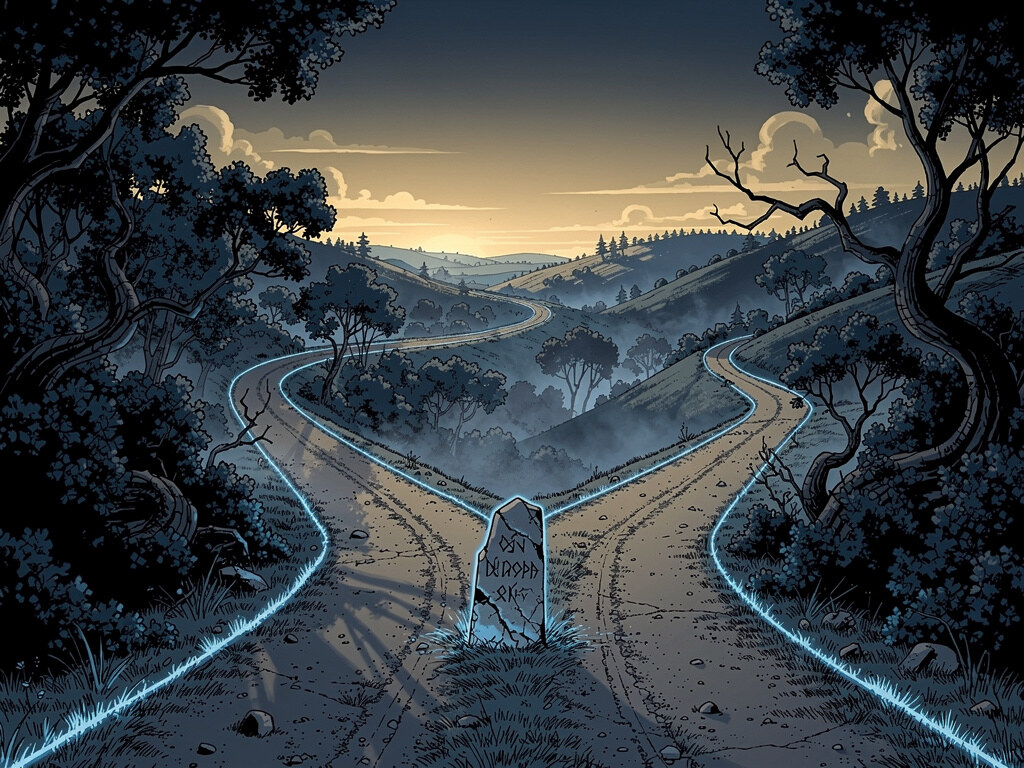
#> input picture assets/images/adventures/ranger_journey.jpg, 1024 x 768 px, given in place of ranger_journey.jpg.png, which was not available
$ python -i foret.py   (imports and definitions only)
#> lines starting #> are read from the running program, lines starting #| are printed output that depends on the picture
"""Étape 3 : masses de forêt et bordure, en sprites séparés posés sur les masques de l'étape 1.
Lancer depuis la racine du dépôt :
  python3 -I docs/designs/village-surroundings/stage-3/foret.py gen <boucle>     # sprites FLUX 3 Image, via le registre
  python3 -I docs/designs/village-surroundings/stage-3/foret.py pose <boucle>    # détourage, trait, placement, planches

Les sprites : 4 masses (feuillus, mélangée, bouleaux clairs, forêt dense) et 2 pièces de bordure (mur de
conifères, crête rocheuse boisée). Une masse est posée sur 3,5 cases de large (168 dp, 1344 px à S) : la toile
de 1344 px est donc à l'échelle S, trait visé 5 px (bible, hiérarchie du trait), porté par dilatation.
Placement par palier (1, 6, 12) dans la forêt du masque, qui recule avec l'île (exception de la bible). L'étoile
des 8 coupes de l'étape 1 est cassée : les masses débordent de 25 dp sur le pré, ce qui referme en partie les 4
trouées diagonales, sans jamais toucher à moins de 40 dp d'un chemin, de l'eau, d'un champ ou du village."""
import concurrent.futures, importlib.util, json, math, pathlib, sys
sys.path.insert(0, "scripts/iso"); sys.path.insert(0, "scripts")
from PIL import Image, ImageChops, ImageDraw, ImageFilter

MODE, B = sys.argv[1], sys.argv[2]
ICI = pathlib.Path("docs/designs/village-surroundings")
S1 = ICI / "stage-1/loop-3"
# [2 lines not run here, left out]
GW, GH = 1344, 896
TRAIT_S = 5

# [1 line that did not run here, left out]
import re
# [1 line that did not run here, left out]
COMMUN_B1 = (
    "Image 1 shows the hand to match: its ink, its brushwork, its light; never copy the tree itself. Image 2 gives only the mood, "
    "very low weight: never copy its building. Paint one forest mass seen from the game's isometric camera: several trees that "
    "overlap into one clump, read as a single silhouette with a varied, broken top edge. Each crown is made of big rounded clumps "
    "of leaves with a lit top on the left, a mid tone and a cool slate shaded side on the right. No single leaf drawn on its own, "
    "no floating leaves, no leaf shapes stamped on the crowns. No ground tile, no turf base, no square or diamond of grass under "
    "the trees: the trunks end directly on the backdrop. ")
# Boucle 2 : l'arbre de l'étape 0 portait le socle en losange et les feuilles tampons ; l'ancre seule en référence.
COMMUN = (
    "Image 1 gives only the mood and the brushwork, very low weight: never copy its building. Paint one forest mass seen from the "
    "game's isometric camera: several trees that overlap into one clump, read as a single silhouette with a varied, broken top edge. "
    "Each crown is made of big rounded clumps of leaves painted with brush strokes, a lit top on the left, a mid tone and a cool slate "
    "shaded side on the right. No single leaf drawn on its own, no floating leaves, no leaf icons on the crowns. The trunks and roots "
    "stand directly on the flat magenta backdrop: no grass, no soil, no ground plate, no base of any shape under the trees. ")
COMMUN = COMMUN_B1 if B == "1" else COMMUN
# Boucle 3 : seuls les 3 sprites qui gardaient un socle sont refaits, avec une autre formule ; les autres
# viennent de la boucle 2.
# Boucle 4 (après acceptation de Guillaume) : la crête sans dalle et la masse dense au trait plus fin.
# Boucle 5 : FLUX remet un sol quoi qu'on dise ; on le lui laisse, mais d'une couleur clé (cyan pur) qu'on retire
# après coup, sous la ligne des racines (découpe par clé).
REFAIRE = {"3": ("bouleaux", "dense", "bord_crete"), "4": ("dense", "bord_crete"), "5": ("dense", "bord_crete")}.get(B)
# [8 lines not run here, left out]
SUJETS = {
    "feuillus": "A clump of six to eight broad oaks and beeches of different heights, warm olive-green crowns, a few thick trunks visible at the front. ",
    "melangee": "A mixed clump of five broadleaf trees and four tall dark firs, the firs rising above the round crowns at the back. ",
    "bouleaux": "A light grove of seven young birches, slender white trunks with black marks, small airy crowns of yellow-green leaves, gaps between them. ",
    "dense": "A dense deep-forest mass of ten to twelve trees packed tight, dark moss-green crowns, almost no trunk visible, the darkest of the forest. ",
    "bord_coniferes": "A long wall of fifteen to twenty firs and spruces packed shoulder to shoulder, very dark, almost black blue-green, no broadleaf tree, a closed edge of the world, nothing can be seen through it. ",
    "bord_crete": "A long low ridge of dark grey rocks with very dark firs growing on and behind it, a closed edge of the world, rock faces lit on the left and slate in shade on the right, no broadleaf tree. ",
}
# [4 lines not run here, left out]
PLANCHES = importlib.util.spec_from_file_location("planches", ICI / "stage-0/loop-2/planches.py")

# [31 lines not run here, left out]
# [1 line that did not run here, left out]
# [1 line that did not run here, left out]
# [1 line that did not run here, left out]
# [1 line that did not run here, left out]
LARGE_DP = 168  # largeur posée d'une masse ; bordure 1,3 fois plus large
# [1 line that did not run here, left out]


# [51 lines left out: functions source, socle, coupe, not called in this run]


SPR, DET = {}, {}
# [7 lines not run here, left out]
REMPLACE = {"bouleaux": "feuillus", "dense": "melangee", "bord_crete": "bord_coniferes", "feuillus": "melangee", "melangee": "feuillus", "bord_coniferes": "bord_crete"}
# [7 lines not run here, left out]


# [4 lines left out: function h, not called in this run]


def placements(t):
    lab = Image.open(S1 / f"masque_palier{t}.png"); w, hh = lab.size
#> in placements, lab is the input picture: PIL image 1024x768 RGB; mean R, G, B 58.9, 65.1, 68.8
#> after `w, hh = lab.size`: w = 1024; hh = 768
    petit = lambda m: m.resize((w // 4, hh // 4), Image.NEAREST)
    idx = Image.frombytes("L", lab.size, lab.tobytes())  # les indices de classe, pas les couleurs de la palette
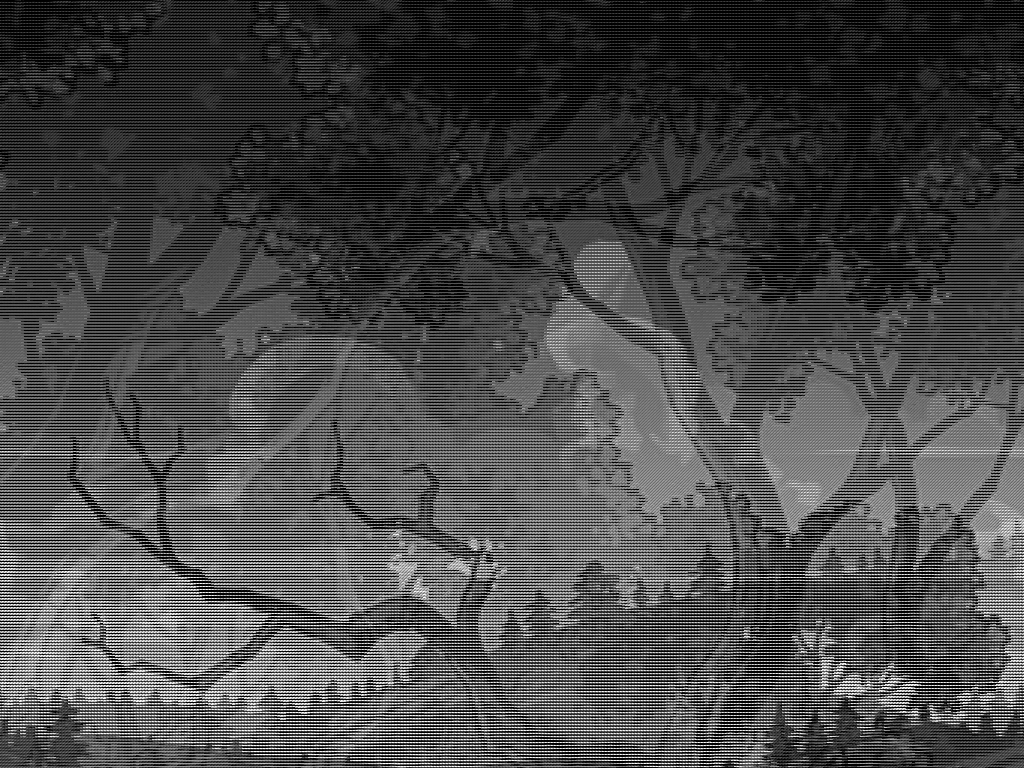
#> idx: PIL image 1024x768 L; min 0, max 255, mean 73.4
#> (the run stopped early here; a loop or call above may not have finished)

$ run again, on assets/images/adventures/scout_trial.jpg
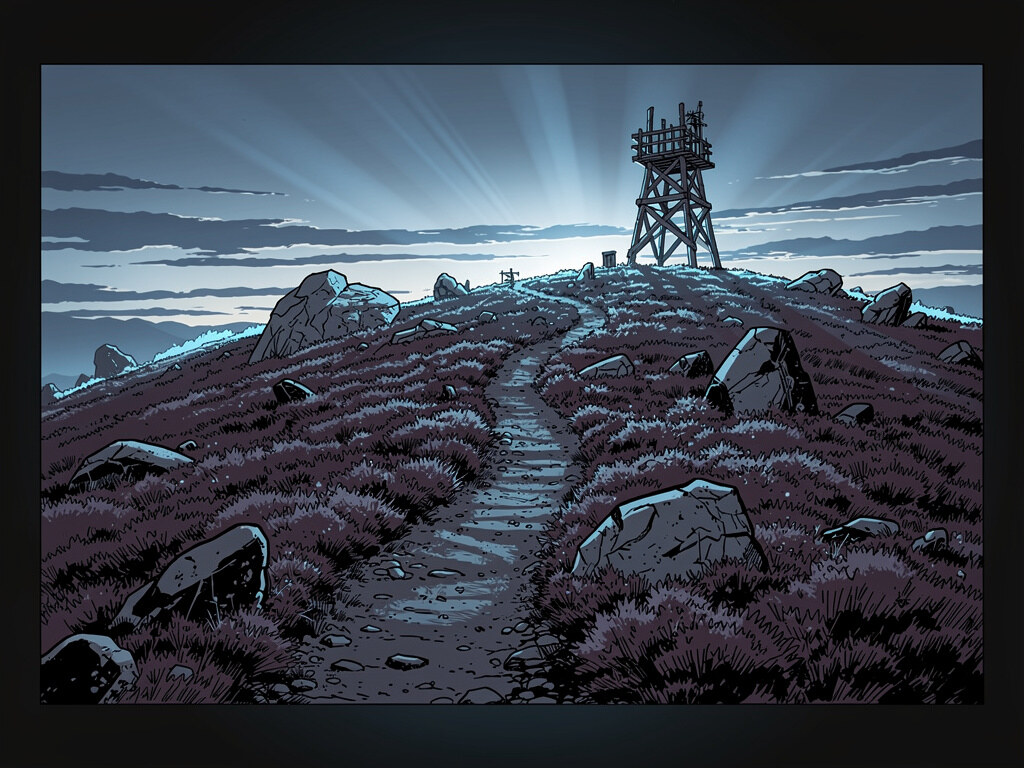
#> input picture assets/images/adventures/scout_trial.jpg, 1024 x 768 px, given in place of scout_trial.jpg.png, which was not available
#> in placements, lab is the input picture: PIL image 1024x768 RGB; mean R, G, B 58.5, 65.9, 77
#> in placements, `idx = Image.frombytes("L", lab.size, lab.tobytes())`:
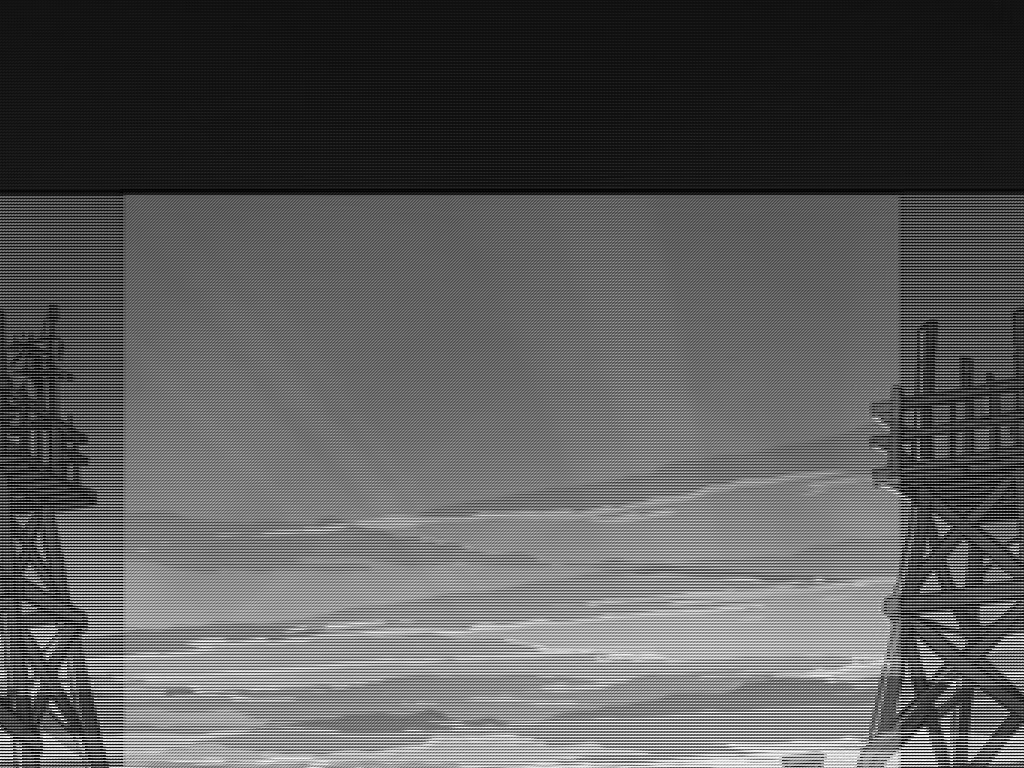
#> idx: PIL image 1024x768 L; min 0, max 255, mean 90.2

$ run again, on assets/images/adventures/squire_path.jpg
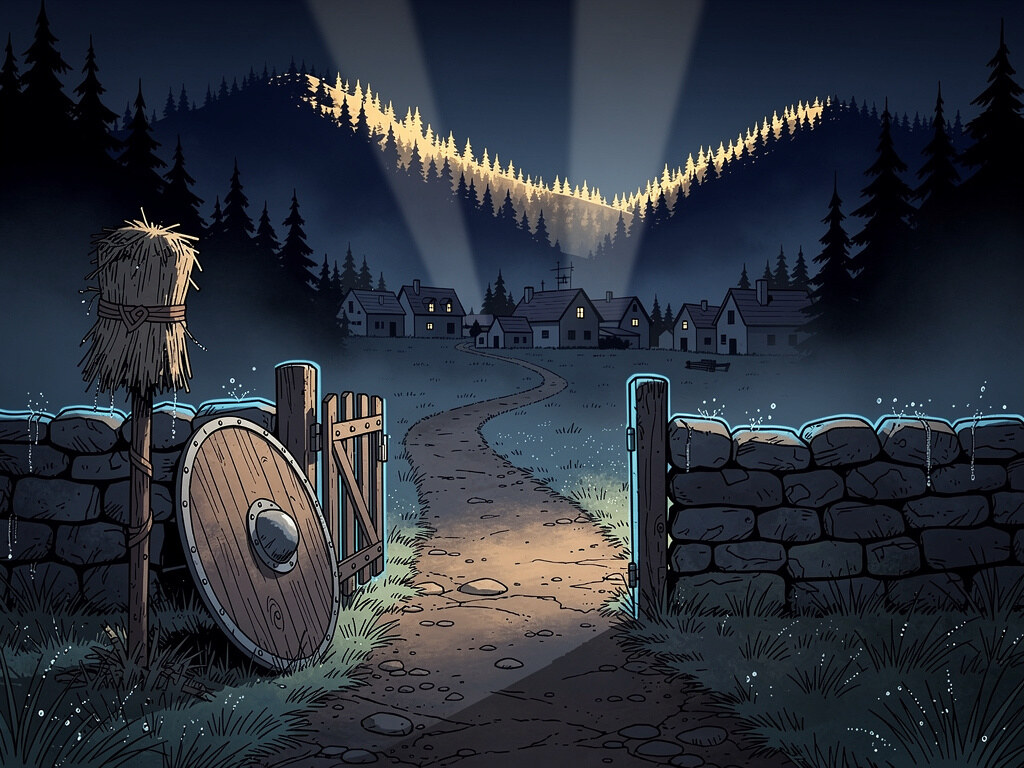
#> input picture assets/images/adventures/squire_path.jpg, 1024 x 768 px, given in place of squire_path.jpg.png, which was not available
#> in placements, lab is the input picture: PIL image 1024x768 RGB; mean R, G, B 43.6, 48.9, 58.6
#> in placements, `idx = Image.frombytes("L", lab.size, lab.tobytes())`:
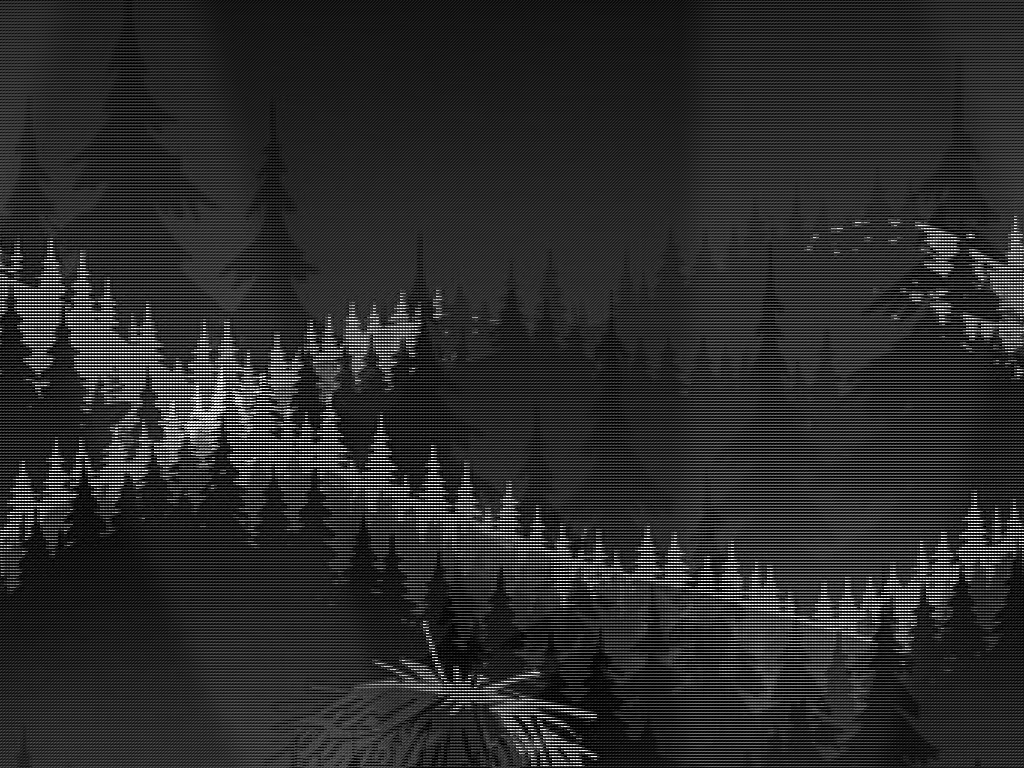
#> idx: PIL image 1024x768 L; min 0, max 255, mean 42.6
